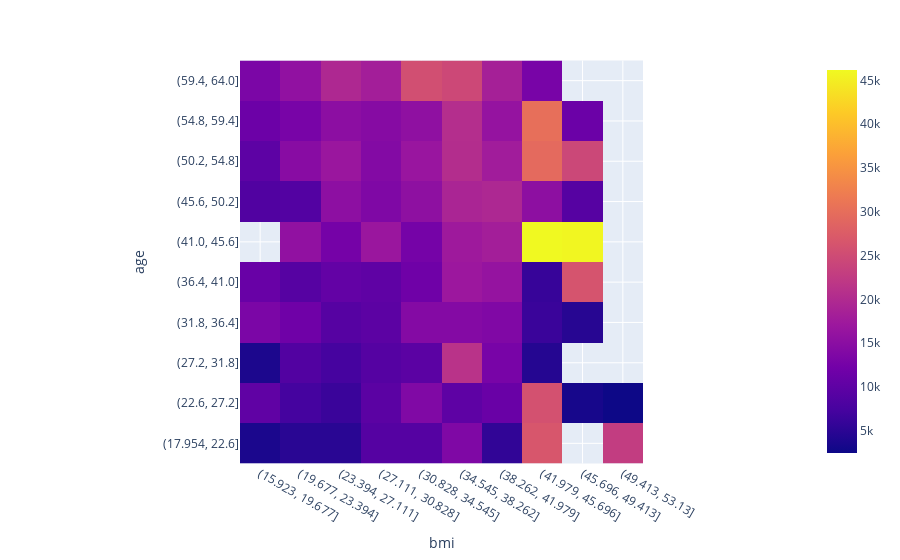
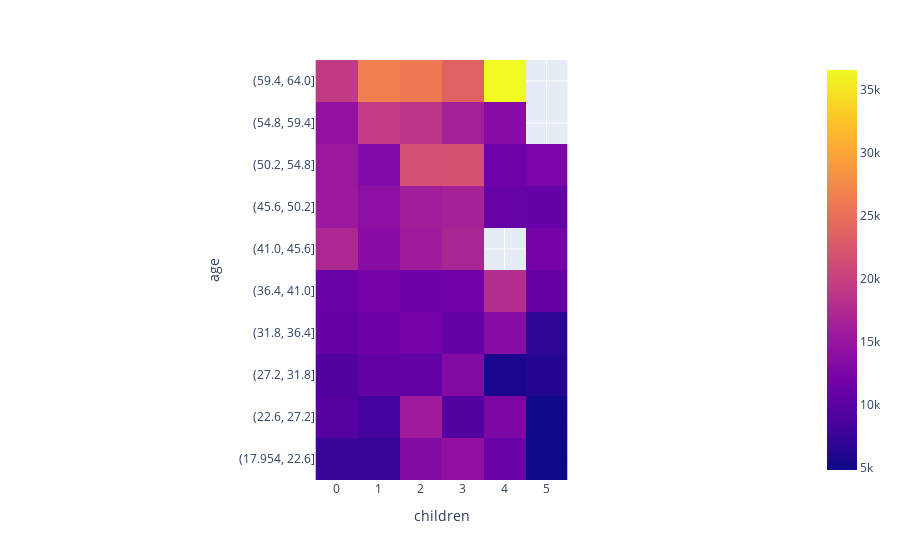
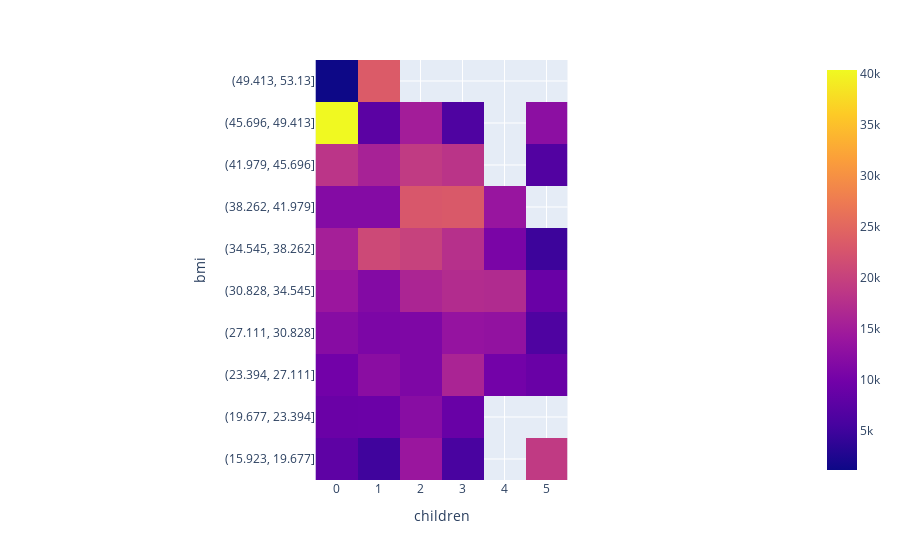

Notebook cell for these charts, in order:
### Markdown cell above
##### **Correlation Heatmap**
 
A correlation heatmap is a heatmap that depicts a two-dimensional correlation matrix between two discrete dimensions, with colored pixels representing data on a color scale. The values of the first dimension are displayed as rows in the table, while the values of the second dimension appear as columns. The cell's hue is proportional to the number of measurements corresponding to the dimensional value.
 
This makes correlation heatmaps great for data analysis since they show differences and variances in the same data while making patterns clearly accessible. A correlation heatmap, like a standard heatmap, is aided by a color bar to make data more legible and understandable.

### Code cell
plot_heatmap(
    X[['age', 'bmi', 'children']], 
    y,
    bins=10
)
projectpro.checkpoint('1e808c')

### Figure 1 — Plotly figure (JSON) as saved in the notebook; plotly's stock layout.template omitted (floating-point values rounded to 4 significant figures)
{"data": [{"coloraxis": "coloraxis", "hovertemplate": "bmi: %{x}<br>age: %{y}<br>color: %{z}<extra></extra>", "name": "0", "type": "heatmap", "x": ["(15.923, 19.677]", "(19.677, 23.394]", "(23.394, 27.111]", "(27.111, 30.828]", "(30.828, 34.545]", "(34.545, 38.262]", "(38.262, 41.979]", "(41.979, 45.696]", "(45.696, 49.413]", "(49.413, 53.13]"], "xaxis": "x", "y": ["(59.4, 64.0]", "(54.8, 59.4]", "(50.2, 54.8]", "(45.6, 50.2]", "(41.0, 45.6]", "(36.4, 41.0]", "(31.8, 36.4]", "(27.2, 31.8]", "(22.6, 27.2]", "(17.954, 22.6]"], "yaxis": "y", "z": [[13200.0, 15750.0, 19610.0, 18060.0, 25550.0, 24540.0, 18410.0, 12820.0, null, null], [11530.0, 12860.0, 15130.0, 14470.0, 15470.0, 20540.0, 16200.0, 30130.0, 11380.0, null], [9818.0, 14660.0, 16830.0, 14080.0, 16630.0, 20390.0, 17720.0, 29440.0, 24410.0, null], [8528.0, 8716.0, 15320.0, 13660.0, 15400.0, 19090.0, 19540.0, 15340.0, 9022.0, null], [null, 15780.0, 12470.0, 16810.0, 12510.0, 17390.0, 18080.0, 46200.0, 45860.0, null], [11060.0, 9104.0, 10520.0, 10060.0, 11820.0, 17000.0, 16230.0, 6057.0, 26270.0, null], [13230.0, 11880.0, 9037.0, 9677.0, 14190.0, 14220.0, 13800.0, 6265.0, 4686.0, null], [3733.0, 8612.0, 7352.0, 8982.0, 9604.0, 21280.0, 12810.0, 4510.0, null, null], [10220.0, 7228.0, 6301.0, 9667.0, 13830.0, 9945.0, 11170.0, 25860.0, 3310.0, 2438.0], [3622.0, 4831.0, 4837.0, 8959.0, 8973.0, 13620.0, 5519.0, 26550.0, null, 22830.0]]}], "layout": {"coloraxis": {"colorscale": [[0, "#0d0887"], [0.1111, "#46039f"], [0.2222, "#7201a8"], [0.3333, "#9c179e"], [0.4444, "#bd3786"], [0.5556, "#d8576b"], [0.6667, "#ed7953"], [0.7778, "#fb9f3a"], [0.8889, "#fdca26"], [1, "#f0f921"]]}, "margin": {"t": 60}, "xaxis": {"anchor": "y", "constrain": "domain", "domain": [0, 1], "scaleanchor": "y", "title": {"text": "bmi"}}, "yaxis": {"anchor": "x", "autorange": "reversed", "constrain": "domain", "domain": [0, 1], "title": {"text": "age"}}}}

### Figure 2 — Plotly figure (JSON) as saved in the notebook; plotly's stock layout.template omitted (floating-point values rounded to 4 significant figures)
{"data": [{"coloraxis": "coloraxis", "hovertemplate": "children: %{x}<br>age: %{y}<br>color: %{z}<extra></extra>", "name": "0", "type": "heatmap", "x": ["0", "1", "2", "3", "4", "5"], "xaxis": "x", "y": ["(59.4, 64.0]", "(54.8, 59.4]", "(50.2, 54.8]", "(45.6, 50.2]", "(41.0, 45.6]", "(36.4, 41.0]", "(31.8, 36.4]", "(27.2, 31.8]", "(22.6, 27.2]", "(17.954, 22.6]"], "yaxis": "y", "z": [[19340.0, 26540.0, 25980.0, 23610.0, 36580.0, null], [14600.0, 19450.0, 18630.0, 16210.0, 13670.0, null], [15330.0, 13100.0, 21710.0, 21850.0, 11520.0, 12590.0], [15510.0, 14180.0, 16060.0, 16430.0, 10910.0, 10820.0], [17220.0, 13700.0, 15880.0, 16940.0, null, 12130.0], [11200.0, 12090.0, 11460.0, 11740.0, 17920.0, 10880.0], [10880.0, 11510.0, 12120.0, 10760.0, 13570.0, 6660.0], [9378.0, 10850.0, 10510.0, 13370.0, 5709.0, 6207.0], [9643.0, 8134.0, 15860.0, 9250.0, 12800.0, 5080.0], [7562.0, 7515.0, 13370.0, 14360.0, 11250.0, 4811.0]]}], "layout": {"coloraxis": {"colorscale": [[0, "#0d0887"], [0.1111, "#46039f"], [0.2222, "#7201a8"], [0.3333, "#9c179e"], [0.4444, "#bd3786"], [0.5556, "#d8576b"], [0.6667, "#ed7953"], [0.7778, "#fb9f3a"], [0.8889, "#fdca26"], [1, "#f0f921"]]}, "margin": {"t": 60}, "xaxis": {"anchor": "y", "constrain": "domain", "domain": [0, 1], "scaleanchor": "y", "title": {"text": "children"}}, "yaxis": {"anchor": "x", "autorange": "reversed", "constrain": "domain", "domain": [0, 1], "title": {"text": "age"}}}}

### Figure 3 — Plotly figure (JSON) as saved in the notebook; plotly's stock layout.template omitted (floating-point values rounded to 4 significant figures)
{"data": [{"coloraxis": "coloraxis", "hovertemplate": "children: %{x}<br>bmi: %{y}<br>color: %{z}<extra></extra>", "name": "0", "type": "heatmap", "x": ["0", "1", "2", "3", "4", "5"], "xaxis": "x", "y": ["(49.413, 53.13]", "(45.696, 49.413]", "(41.979, 45.696]", "(38.262, 41.979]", "(34.545, 38.262]", "(30.828, 34.545]", "(27.111, 30.828]", "(23.394, 27.111]", "(19.677, 23.394]", "(15.923, 19.677]"], "yaxis": "y", "z": [[1163.0, 23470.0, null, null, null, null], [40340.0, 7577.0, 15090.0, 6436.0, null, 12590.0], [18250.0, 15700.0, 19100.0, 18220.0, null, 6666.0], [11780.0, 11750.0, 22960.0, 23210.0, 13840.0, null], [15370.0, 20970.0, 20000.0, 17610.0, 10740.0, 4831.0], [14080.0, 11640.0, 16180.0, 17070.0, 16920.0, 8935.0], [12080.0, 10880.0, 11130.0, 13520.0, 13180.0, 6406.0], [9908.0, 12310.0, 11060.0, 16040.0, 10010.0, 8944.0], [9117.0, 9222.0, 12190.0, 8913.0, null, null], [7915.0, 5067.0, 14030.0, 5790.0, null, 19020.0]]}], "layout": {"coloraxis": {"colorscale": [[0, "#0d0887"], [0.1111, "#46039f"], [0.2222, "#7201a8"], [0.3333, "#9c179e"], [0.4444, "#bd3786"], [0.5556, "#d8576b"], [0.6667, "#ed7953"], [0.7778, "#fb9f3a"], [0.8889, "#fdca26"], [1, "#f0f921"]]}, "margin": {"t": 60}, "xaxis": {"anchor": "y", "constrain": "domain", "domain": [0, 1], "scaleanchor": "y", "title": {"text": "children"}}, "yaxis": {"anchor": "x", "autorange": "reversed", "constrain": "domain", "domain": [0, 1], "title": {"text": "bmi"}}}}
